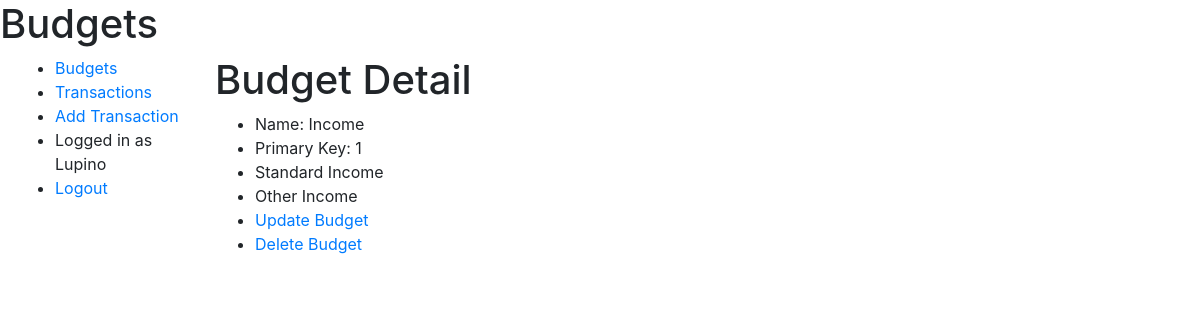
Page /budgets/budgets/1/ (signed in) on the committed database.
### budgets/models.py (models this page shows, shortened)
class Budget(models.Model):
    name = models.CharField(max_length=64)
    sections = models.ManyToManyField(Section)
    account = models.ForeignKey(User, on_delete=models.CASCADE)

class Section(models.Model):
    name = models.CharField(max_length=64)
    transactions = models.ManyToManyField(Transaction, blank=True)
    def __str__(self):
        return self.name

### budgets/views.py (the view)
# urls.py: path('budgets/<int:pk>/', views.BudgetDetailView.as_view(), name='budget-detail'),
class BudgetDetailView(LoginRequiredMixin, DetailView):
    model = Budget
    fields = ['name', 'sections']

### budgets/templates/budgets/budget_detail.html
{% extends 'budgets/layout.html' %}
{% block body %}
<h1>Budget Detail</h1>
<ul>
  <li>Name: {{ budget.name }}</li>
  <li>Primary Key: {{ budget.pk }}</li>
  {% if budget.sections %}
    {% for section in budget.sections.all %}
    <li>{{ section }}</li>
    {% endfor %}
  {% else %}
    <li>No Sections in this Budget</li>
  {% endif %}
  <li><a href="#">Update Budget</a></li>
  <li><a href="#">Delete Budget</a></li>
</ul>
{% endblock %}

### budgets/templates/budgets/layout.html (shortened to what this page needs)
<!DOCTYPE html>
<html>
<head>
  {% load static %}
  <link rel="stylesheet" href="https://cdn.jsdelivr.net/npm/bootstrap@4.5.3/dist/css/bootstrap.min.css">
</head>
<body>
  <div>
    <h1 href="{% url 'index' %}">Budgets</h1>
  </div>
  <div class="container-fluid">
      <div class="row">
        <div class="col-sm-2">
        {% block sidebar %}
        <ul class="sidebar-nav">
          {% if user.is_authenticated %}
          <li><a href="{% url 'budgets' %}">Budgets</a></li>
          <li><a href="{% url 'transactions' %}">Transactions</a></li>
          <li><a href="{% url 'transaction-create' %}">Add Transaction</a></li>
          <li>Logged in as {{ user.get_username }}</li>
          <li><a href="{% url 'logout' %}?next={{request.path}}">Logout</a></li>
          {% else %}
          <li>Please Login to View Content!</li>
          <li><a href="{% url 'login' %}?next={{request.path}}">Login</a></li>
          {% endif %}
        </ul>
       {% endblock %}
        </div>
        <div class="col-sm-10 ">{% block body %}{% endblock %}</div>
      </div>
    </div>
</body>
</html>

### rows in the picture
Budget: name "Income", pk "1"
Section: name "Standard Income"
Section: name "Other Income"

### other values in the picture
{{ user.get_username }} "Lupino"
